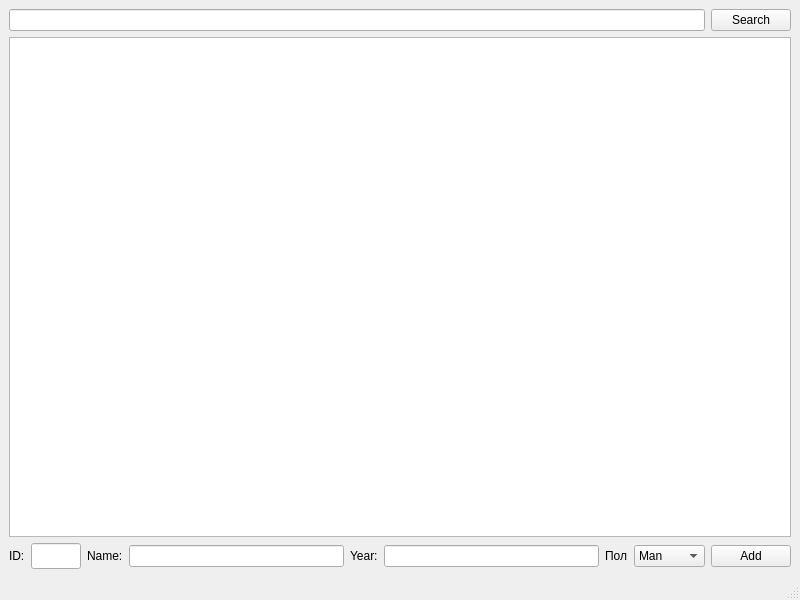
<?xml version="1.0" encoding="UTF-8"?>
<ui version="4.0">
 <class>MainWindow</class>
 <widget class="QMainWindow" name="MainWindow">
  <property name="geometry">
   <rect>
    <x>0</x>
    <y>0</y>
    <width>800</width>
    <height>600</height>
   </rect>
  </property>
  <property name="windowTitle">
   <string>MainWindow</string>
  </property>
  <widget class="QWidget" name="centralwidget">
   <layout class="QVBoxLayout" name="verticalLayout">
    <item>
     <layout class="QHBoxLayout" name="horizontalLayout">
      <item>
       <widget class="QLineEdit" name="editSearch"/>
      </item>
      <item>
       <widget class="QPushButton" name="buttonSearch">
        <property name="text">
         <string>Search</string>
        </property>
       </widget>
      </item>
     </layout>
    </item>
    <item>
     <widget class="MyBrowser" name="textBrowser"/>
    </item>
    <item>
     <layout class="QHBoxLayout" name="horizontalLayout_2">
      <item>
       <widget class="QLabel" name="label">
        <property name="text">
         <string>ID:</string>
        </property>
       </widget>
      </item>
      <item>
       <widget class="QLineEdit" name="EditID">
        <property name="minimumSize">
         <size>
          <width>50</width>
          <height>26</height>
         </size>
        </property>
        <property name="maximumSize">
         <size>
          <width>50</width>
          <height>26</height>
         </size>
        </property>
       </widget>
      </item>
      <item>
       <widget class="QLabel" name="label_2">
        <property name="text">
         <string>Name:</string>
        </property>
       </widget>
      </item>
      <item>
       <widget class="QLineEdit" name="EditName"/>
      </item>
      <item>
       <widget class="QLabel" name="label_3">
        <property name="text">
         <string>Year:</string>
        </property>
       </widget>
      </item>
      <item>
       <widget class="QLineEdit" name="EditYear"/>
      </item>
      <item>
       <widget class="QLabel" name="label_4">
        <property name="text">
         <string>Пол</string>
        </property>
       </widget>
      </item>
      <item>
       <widget class="QComboBox" name="comboSex">
        <item>
         <property name="text">
          <string>Man</string>
         </property>
        </item>
        <item>
         <property name="text">
          <string>Female</string>
         </property>
        </item>
       </widget>
      </item>
      <item>
       <widget class="QPushButton" name="ButtonAdd">
        <property name="text">
         <string>Add</string>
        </property>
       </widget>
      </item>
     </layout>
    </item>
   </layout>
  </widget>
  <widget class="QMenuBar" name="menubar">
   <property name="geometry">
    <rect>
     <x>0</x>
     <y>0</y>
     <width>800</width>
     <height>26</height>
    </rect>
   </property>
  </widget>
  <widget class="QStatusBar" name="statusbar"/>
 </widget>
 <customwidgets>
  <customwidget>
   <class>MyBrowser</class>
   <extends>QTextBrowser</extends>
   <header location="global">mybrowser.h</header>
  </customwidget>
 </customwidgets>
 <resources/>
 <connections>
  <connection>
   <sender>buttonSearch</sender>
   <signal>clicked()</signal>
   <receiver>MainWindow</receiver>
   <slot>SearchEmploye()</slot>
   <hints>
    <hint type="sourcelabel">
     <x>759</x>
     <y>39</y>
    </hint>
    <hint type="destinationlabel">
     <x>496</x>
     <y>24</y>
    </hint>
   </hints>
  </connection>
  <connection>
   <sender>ButtonAdd</sender>
   <signal>clicked()</signal>
   <receiver>MainWindow</receiver>
   <slot>AddEmploye()</slot>
   <hints>
    <hint type="sourcelabel">
     <x>745</x>
     <y>555</y>
    </hint>
    <hint type="destinationlabel">
     <x>741</x>
     <y>578</y>
    </hint>
   </hints>
  </connection>
 </connections>
 <slots>
  <slot>SearchEmploye()</slot>
  <slot>AddEmploye()</slot>
 </slots>
</ui>
